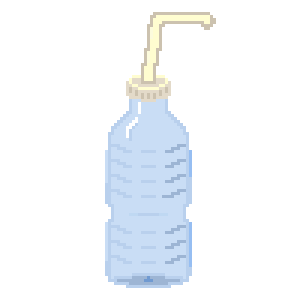
#> input picture design/300x300/apa_distilata_300.png, 300 x 300 px; its folder holds only this picture in this run
$ python -i crop_transparent_pngs.py   (imports and definitions only)
#> lines starting #> are read from the running program, lines starting #| are printed output that depends on the picture; after the words box and inside, x2 and y2 are one past the last pixel; in counts of white or black regions, pixels touching at a corner belong together
#!/usr/bin/env python3

from __future__ import annotations

from pathlib import Path

from PIL import Image


ALPHA_THRESHOLD = 8
PADDING_PX = 2


def crop_transparent_pixels(png_path: Path) -> bool:
    with Image.open(png_path) as image:
#> image is the input picture: PIL image 300x300 RGBA; mean R, G, B, A 38.7, 42, 45.4, 49.4
        rgba = image.convert("RGBA")
        alpha = rgba.getchannel("A")
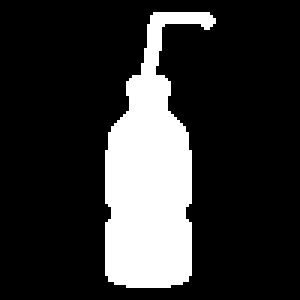
#> alpha: PIL image 300x300 L; 19.4% white; 1 white region, box (x1, y1, x2, y2) and area: (105, 12, 216, 288) 17451
        mask = alpha.point(lambda value: 255 if value > ALPHA_THRESHOLD else 0)
        bounding_box = mask.getbbox()
#> bounding_box = (105, 12, 216, 288)

        if bounding_box is None:
            return False

        cropped = rgba.crop(bounding_box)
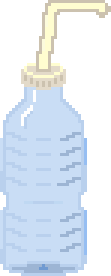
#> cropped: PIL image 111x276 RGBA; mean R, G, B, A 113.8, 123.4, 133.4, 145.3; transparent parts drawn white

        padded = Image.new(
            "RGBA",
            (cropped.width + PADDING_PX * 2, cropped.height + PADDING_PX * 2),
            (0, 0, 0, 0),
        )
#> padded: PIL image 115x280 RGBA; every value is 0
        padded.paste(cropped, (PADDING_PX, PADDING_PX))
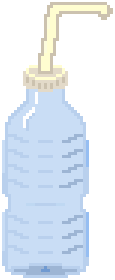
#> padded: PIL image 115x280 RGBA; mean R, G, B, A 108.3, 117.4, 126.9, 138.2; transparent parts drawn white

        if padded.size == rgba.size and padded.tobytes() == rgba.tobytes():
            return False

        padded.save(png_path)
        return True


def main() -> None:
    root = Path(__file__).resolve().parent
    png_paths = sorted(root.rglob("*.png"))

    changed_count = 0
    skipped_count = 0

    for png_path in png_paths:
        if crop_transparent_pixels(png_path):
            changed_count += 1
            print(f"cropped: {png_path.relative_to(root)}")
        else:
            skipped_count += 1

    print(f"done: cropped={changed_count}, skipped={skipped_count}, total={len(png_paths)}")


# [2 lines not run here, left out]

>>> result = crop_transparent_pixels('../../design/300x300/apa_distilata_300.png')

$ run again, on design/300x300/erlenmeyer_300.png
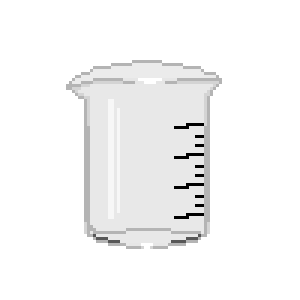
#> input picture design/300x300/erlenmeyer_300.png, 300 x 300 px
#> in crop_transparent_pixels, image is the input picture: PIL image 300x300 RGBA; mean R, G, B, A 52.3, 52.3, 52.3, 40.7
#> in crop_transparent_pixels, `mask = alpha.point(lambda value: 255 if value > ALPHA_THRESHOLD else 0)`:
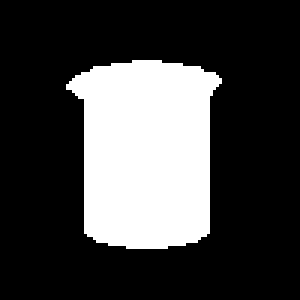
#> mask: PIL image 300x300 L; 25.8% white; 1 white region, box (x1, y1, x2, y2) and area: (66, 60, 222, 249) 23220
#> bounding_box = (66, 60, 222, 249)
#> in crop_transparent_pixels, `padded.paste(cropped, (PADDING_PX, PADDING_PX))`:
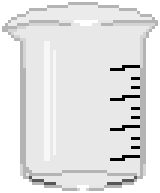
#> padded: PIL image 160x193 RGBA; mean R, G, B, A 152.5, 152.5, 152.5, 118.5; transparent parts drawn white
